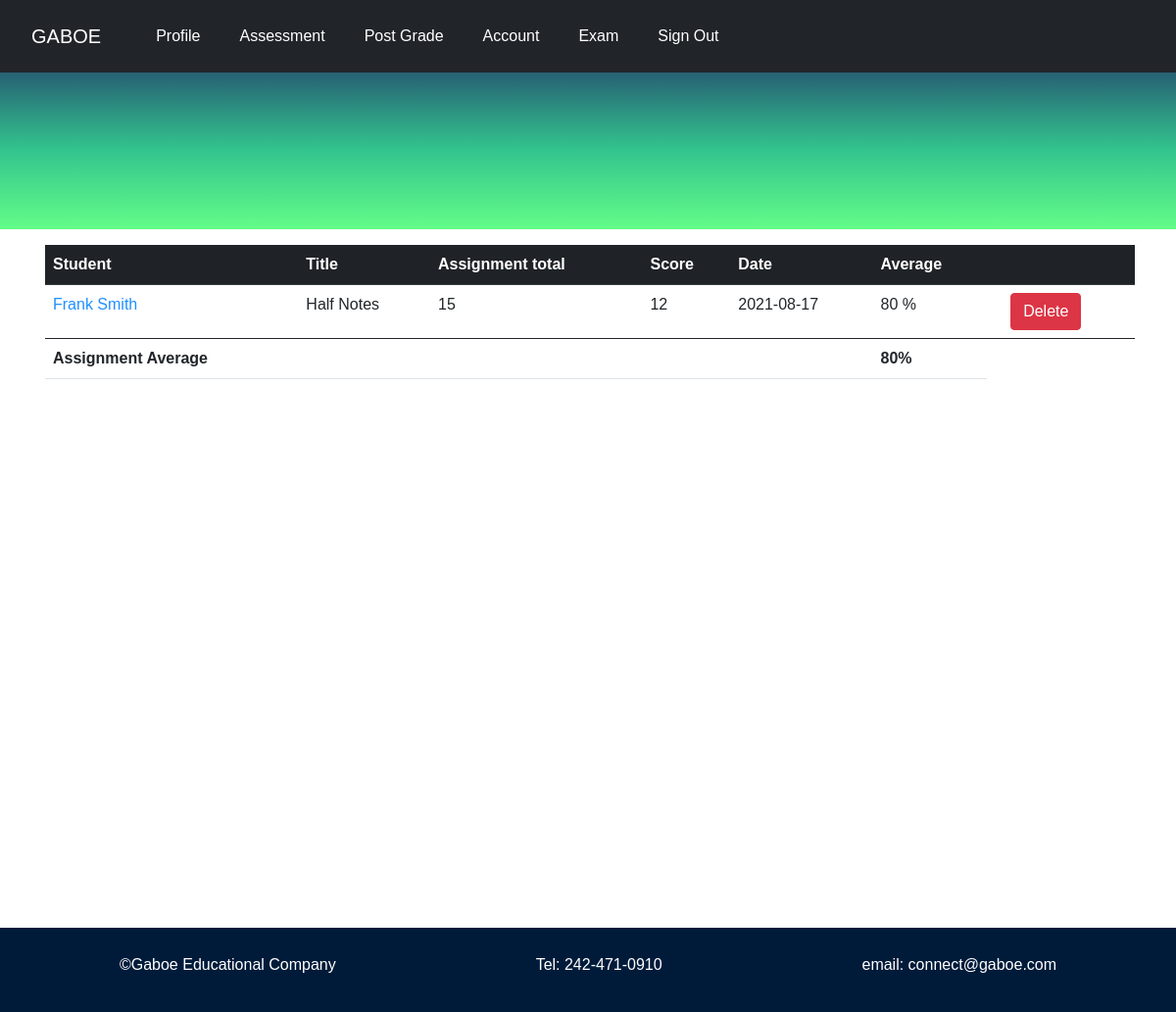
/assignment/3 (signed in), run on the app's committed database.
### tables this page shows
CREATE TABLE assignment (assignment_id INTEGER NOT NULL, teacher_id INTEGER NOT NULL,
              title TEXT NOT NULL, total_mark INTEGER NOT NULL, date TEXT NOT NULL, category TEXT NOT NULL,
               PRIMARY KEY(assignment_id), FOREIGN KEY(teacher_id) REFERENCES teacher(id));

### application.py (the view)
@app.route("/assignment/<int:assignment_id>")
@login_required
def assignment(assignment_id):
    current_user = session["teacher_id"]
    assignments  = db.execute("""SELECT DISTINCT std.first_name, std.last_name, scr.students_score, scr.student_assignment_id, scr.student_id, asign.assignment_id,
                           asign.title, asign.total_mark, asign.date
                           FROM   scores AS scr
                           INNER JOIN assignment AS asign
                           ON asign.assignment_id = scr.student_assignment_id
                           INNER JOIN student AS std
                           ON std.id = scr.student_id
                           WHERE asign.teacher_id = ? AND asign.assignment_id = ? GROUP BY score_id ORDER BY score_id,
                           student_id
                           DESC """, current_user, assignment_id)
    total = db.execute("""SELECT SUM(asign.total_mark), SUM(students_score) FROM scores
                                INNER JOIN assignment AS asign ON asign.assignment_id = scores.student_assignment_id
                                WHERE asign.teacher_id = ? AND asign.assignment_id = ? """, current_user, assignment_id)
    if total[0]["SUM(asign.total_mark)"] == None:
        flash("Student's assignment grade may need to be updated or entered in", "warning")
        return redirect("/profile")
    points = (total[0]["SUM(asign.total_mark)"])
    scores = (total[0]["SUM(students_score)"])
    avg = (scores/points) * 100/1
    return render_template ("assignment.html", assignments=assignments, avg=round(avg))

### helper.py (called while the page is built)
def login_required(f):
    @wraps(f)
    def decorated_function(*args, **kwargs):
            if session.get("teacher_id") is None:
                return redirect("/")
            return f(*args, **kwargs)
    return decorated_function

### templates/assignment.html (shortened to what this page needs)
{% extends "layout.html" %}
{% block main %}
          <div class="container">
           <div style="overflow-x:auto;">
              <table class="table table-striped table-hover mt-3 mx-1 mb-3">
                <tr>
                  <th class="table-dark">Student</th>
                  <th class="table-dark">Title</th>
                  <th class="table-dark">Assignment total</th>
                  <th class="table-dark">Score</th>
                  <th class="table-dark">Date</th>
                  <th class="table-dark">Average</th>
                  <th class="table-dark"></th>
                  {% for assignment in assignments %}
                <tr>
                  <td><a href="/edit/{{ assignment.assignment_id}}/{{ assignment.student_id}}" style="text-decoration: none">
                      {{ assignment.first_name}} {{assignment.last_name}}
                     </a>
                  </td>
                  <td>{{ assignment.title }}</td>
                  <td>{{assignment.total_mark }}</td>
                  <td>{{assignment.students_score }}</td>
                  <td>{{assignment.date }}</td>
                  <td>{{ (assignment.students_score / assignment.total_mark*100)|round|int}} %</td>
                  <td>
                      <form action="/delete/{{ assignment.assignment_id }}" method="post">
                          <input type="submit" class="btn btn-danger mb-0" value="Delete">
                      </form>
                  </td>
                 </tr>
                  {% endfor%}
                   <tfoot>
                    <tr>
                      <td><b>Assignment Average</b></td>
                      <td><b></b></td>
                      <td><b></b></td>
                      <td><b></b></td>
                      <td><b></b></td>
                      <td colspan="1"><b>{{ avg }}%</b></td>
                    </tr>
              </table>
            </div>
            </div>
{% endblock %}

### static/styles.css (style rules this page uses)
* { box-sizing: border-box; }
body { font-family: Arial, Helvetica, sans-serif; margin: 0; }
a { color: dodgerblue; }
.btn { margin-left:1rem; margin-bottom:6.5rem; }

### data on the page
assignment: first_name "Frank", last_name "Smith", title "Half Notes", total_mark "15", students_score "12", date "2021-08-17", total_mark "80"

### other printed values
{{ avg }} "80"
